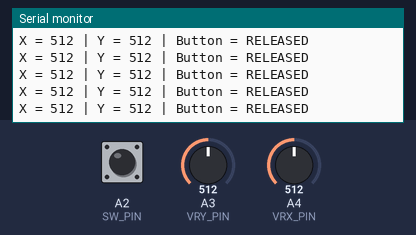
The sketch below on a simulated Arduino Uno, built with avr-gcc and run on an emulated ATmega328P. Parts: the last lines printed to the serial monitor. The test bench sets the inputs (shaded band); at power-on: A3 (VRY_PIN) = 512, A4 (VRX_PIN) = 512, A2 (SW_PIN) HIGH.

Above: at 1.2 s.
1.3 s: A3 (VRY_PIN) set to 1023
At 1.32 s:
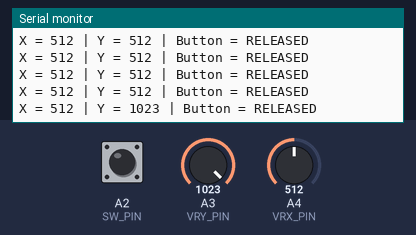
4.3 s: A4 (VRX_PIN) set to 0
At 4.34 s:
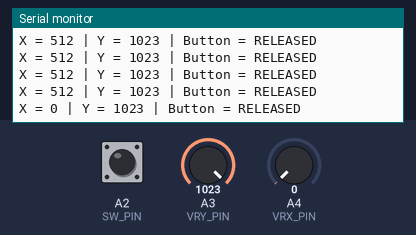
7.3 s: A2 (SW_PIN) pulled LOW for 0.15 s
At 7.36 s:
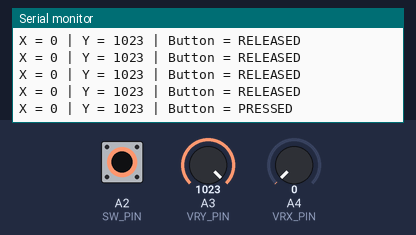
8.9 s: A4 (VRX_PIN) set to 122
At 8.98 s:
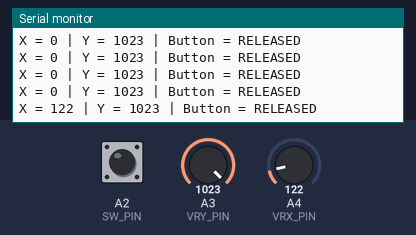
10.4 s: A2 (SW_PIN) pulled LOW for 1 s
At 10.49 s:
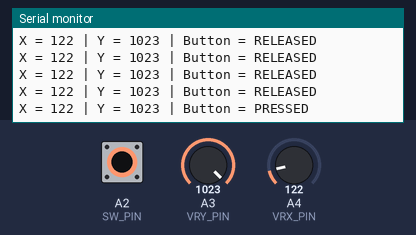
12.9 s: A3 (VRY_PIN) set to 900
At 12.91 s:
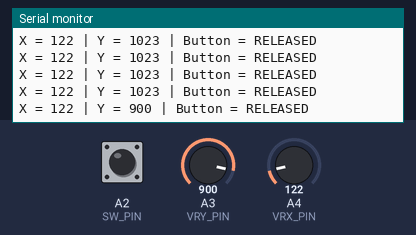
Timing chart, 0 to 15.4 s (numbered marks = the images above; inputs shaded):
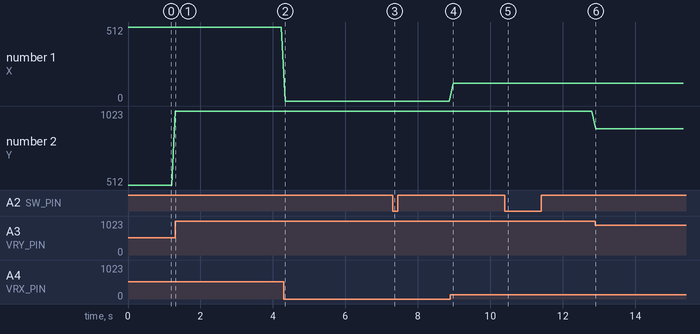

The sketch:

Joystick.ino
```cpp
const int VRX_PIN = A4;
const int VRY_PIN = A3;
const int SW_PIN  = A2;

void setup() {
  Serial.begin(9600);

  pinMode(SW_PIN, INPUT_PULLUP);
}

void loop() {
  int xValue = analogRead(VRX_PIN);
  int yValue = analogRead(VRY_PIN);
  int buttonState = digitalRead(SW_PIN);

  Serial.print("X = ");
  Serial.print(xValue);

  Serial.print(" | Y = ");
  Serial.print(yValue);

  Serial.print(" | Button = ");
  if (buttonState == LOW) {
    Serial.println("PRESSED");
  } else {
    Serial.println("RELEASED");
  }

  delay(100);
}
```

Measured:
- after the input at 1.3 s, the serial monitor: prints a new line at once (image 1)
- after the input at 4.3 s, the serial monitor: prints a new line at once (image 2)
- after the input at 7.3 s, the serial monitor: prints a new line after 0.06 s (image 3)
- after the input at 8.9 s, the serial monitor: prints a new line after 0.07 s (image 4)
- after the input at 10.4 s, the serial monitor: prints a new line after 0.08 s (image 5)
- after the input at 12.9 s, the serial monitor: prints a new line at once (image 6)
- plotted number 1: 512 → 0 after the input at 4.3 s, 0 → 122 after the input at 8.9 s
- plotted number 2: 512 → 1023 after the input at 1.3 s, 1023 → 900 after the input at 12.9 s
